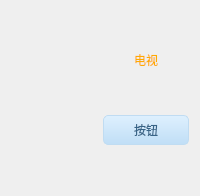
    <widget class="QFrame" name="frame6">
     <property name="styleSheet">
      <string notr="true">QFrame #frame6
{
background:transparent;border:1px solid white;
}</string>
     </property>
     <layout class="QGridLayout" name="gridLayout_9">
      <item row="1" column="1" alignment="Qt::AlignHCenter">
       <widget class="QLabel" name="label_12">
        <property name="styleSheet">
         <string notr="true">font: 12pt &quot;迷你简行楷碑&quot;;
color: rgb(255, 170, 0);</string>
        </property>
        <property name="text">
         <string>电视</string>
        </property>
       </widget>
      </item>
      <item row="3" column="1">
       <widget class="QPushButton" name="TVSwitch">
        <property name="sizePolicy">
         <sizepolicy hsizetype="Preferred" vsizetype="Preferred">
          <horstretch>0</horstretch>
          <verstretch>0</verstretch>
         </sizepolicy>
        </property>
        <property name="minimumSize">
         <size>
          <width>50</width>
          <height>27</height>
         </size>
        </property>
        <property name="maximumSize">
         <size>
          <width>150</width>
          <height>90</height>
         </size>
        </property>
        <property name="styleSheet">
         <string notr="true">QPushButton,.QToolButton{
border-style:none;
border:1px solid #C0DCF2;
color:#386487;
padding:5px;
min-height:15px;
border-radius:5px;
background:qlineargradient(spread:pad,x1:0,y1:0,x2:0,y2:1,stop:0 #DEF0FE,stop:1 #C0DEF6);
font: 10pt &quot;迷你简小标宋&quot;;
}

QPushButton:hover,.QToolButton:hover{
background:qlineargradient(spread:pad,x1:0,y1:0,x2:0,y2:1,stop:0 #F2F9FF,stop:1 #DAEFFF);
}

QPushButton:pressed,.QToolButton:pressed{
background:qlineargradient(spread:pad,x1:0,y1:0,x2:0,y2:1,stop:0 #DEF0FE,stop:1 #C0DEF6);
}</string>
        </property>
        <property name="text">
         <string>按钮</string>
        </property>
       </widget>
      </item>
      <item row="1" column="0" rowspan="3">
       <widget class="QLabel" name="tv">
        <property name="minimumSize">
         <size>
          <width>80</width>
          <height>80</height>
         </size>
        </property>
        <property name="maximumSize">
         <size>
          <width>180</width>
          <height>200</height>
         </size>
        </property>
        <property name="text">
         <string/>
        </property>
        <property name="pixmap">
         <pixmap resource="../../../map.qrc">:/res/Baidu_JS/LOGO_BLACK/电视.png</pixmap>
        </property>
        <property name="scaledContents">
         <bool>true</bool>
        </property>
       </widget>
      </item>
      <item row="2" column="1">
       <spacer name="verticalSpacer_19">
        <property name="orientation">
         <enum>Qt::Vertical</enum>
        </property>
        <property name="sizeHint" stdset="0">
         <size>
          <width>20</width>
          <height>40</height>
         </size>
        </property>
       </spacer>
      </item>
      <item row="0" column="1">
       <spacer name="verticalSpacer_20">
        <property name="orientation">
         <enum>Qt::Vertical</enum>
        </property>
        <property name="sizeHint" stdset="0">
         <size>
          <width>20</width>
          <height>40</height>
         </size>
        </property>
       </spacer>
      </item>
      <item row="4" column="1">
       <spacer name="verticalSpacer_21">
        <property name="orientation">
         <enum>Qt::Vertical</enum>
        </property>
        <property name="sizeHint" stdset="0">
         <size>
          <width>20</width>
          <height>40</height>
         </size>
        </property>
       </spacer>
      </item>
     </layout>
    </widget>
